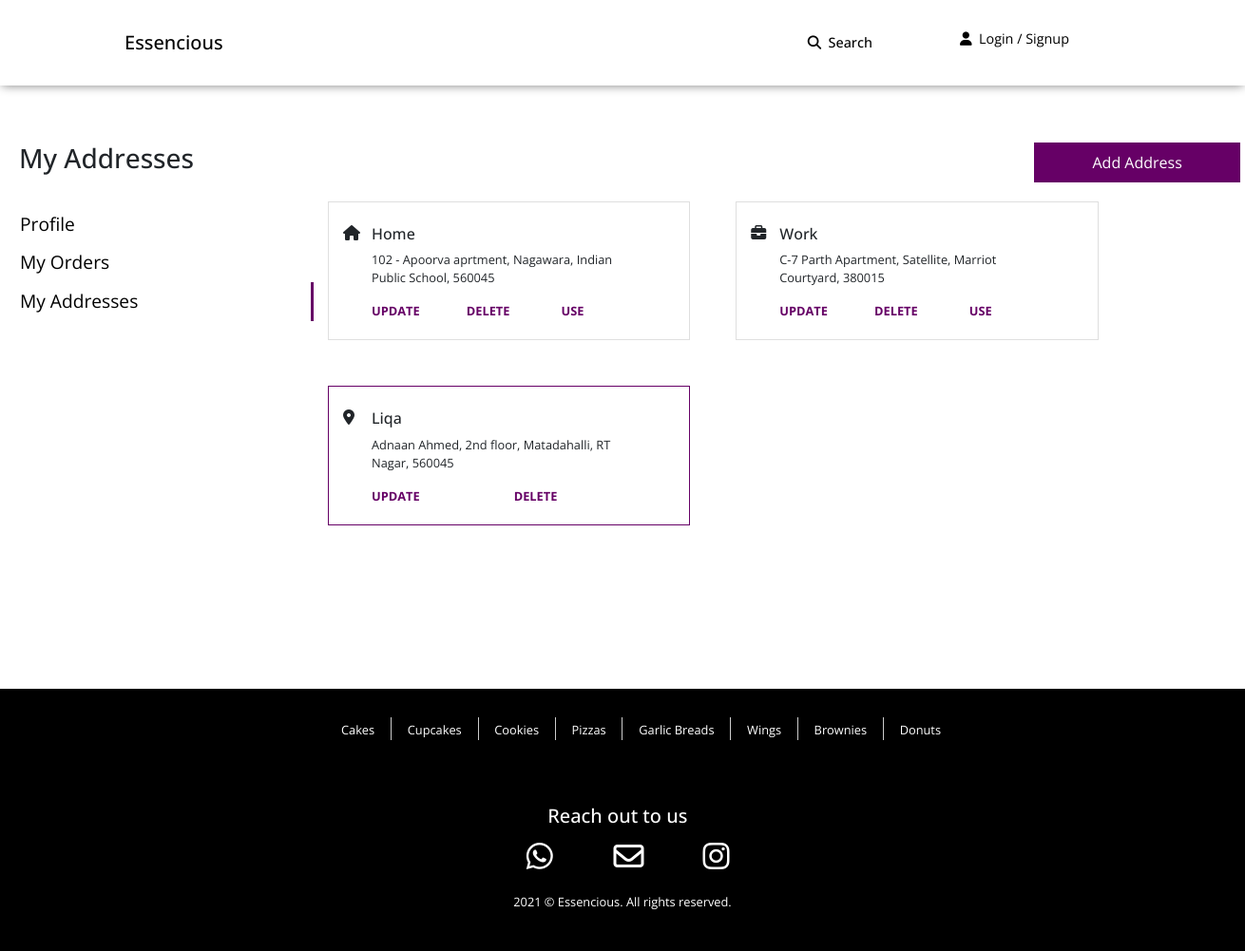
Page /accounts/1/address_list on the committed database.
### users/models.py (models this page shows, shortened)
class CustomerAddress(models.Model):
	customer = models.ForeignKey(CustomUser, on_delete=models.CASCADE)
	area = models.CharField('Area', max_length=100)
	house_no = models.CharField('House/Flat #', max_length=100)
	landmark = models.CharField('Landmark', max_length=100)
	pincode = models.CharField('Pincode', max_length=6)
	category = models.CharField(max_length=20, choices=ORDER_STATUS, default='Home')
	category_string = models.CharField('Alias', max_length=20, default='Alias')
	selected = models.BooleanField(default=False)

### products/views.py (the view, shortened to what this page needs)
# urls.py: path('accounts/<int:pk>/address_list', address_list, name='address_list'),
def address_list(request, pk):
	user = get_object_or_404(CustomUser, id=pk)
	address = CustomerAddress.objects.filter(customer=user)
	add_address_form = AddressAddForm(request.POST or None)
	return render(request, 'address_list.html', {'addresses': address, 'address_add_form':add_address_form})

### products/context_processors.py (called while the page is built)
def categories(request):
    return {'categories': Category.objects.all()}

### templates/address_list.html (shortened to what this page needs)
{% extends 'second_base.html' %}
{% block content %}
<div class="container mt-5">
	<div class="row mb-3">
		<h3 class="col-md-10"> My Addresses</h3>
		<button class="btn bg-purple color-white no-border-radius col-md-2" data-toggle="modal" data-target="#myModal">Add Address</button>
	</div>
	<div class="row">
		<div class="sidenav col-md-3">
			<a class="color-black font-medium" href="{% url 'userdetails' user.id %}">Profile</a>
			<a class="color-black font-medium" href="{% url 'order_history' user.id %}">My Orders</a>
			<a class="active color-black font-medium" href="{% url 'address_list' user.id %}">My Addresses</a>
		</div>
		<div class="col-md-9 mt-1">
			<div class="row col-md-12">
				{% if addresses %}
			{% for address in addresses %}
				{% if address.selected %}
				<div class="card no-border-radius mb-5 mr-5 col-md-5 border-purple">
					{% else %}
					<div class="card no-border-radius mb-5 mr-5 col-md-5">
					{% endif %}
			  		<div class="card-body pl-0">
			  			<div class="row">
			  				{% if address.category == 'Home' %}
				  			<i class="fas fa-home col-md-1 mt-1"></i>
				  			{% elif address.category == 'Work' %}
				  			<i class="fas fa-briefcase col-md-1 mt-1"></i>
				  			{% else %}
				  			<i class="fas fa-map-marker-alt col-md-1 mt-1"></i>
				  			{% endif %}
				  			<div class="col-md-10 mt-1">
				  				{% if address.category == 'Other' %}
				  				<h6>{{address.category_string}}</h6>
				  				{% else %}
				  				<h6>{{address.category}}</h6>
				  				{% endif %}
						    	<p class="font-small">{{address.house_no}}, {{address.area}}, {{address.landmark}}, {{address.pincode}}</p>
						    	<div class="row">
							  		<a class="no-decoration-purple col font-small font-weight-700" href="{% url 'update_address' address.id user.id %}">UPDATE</a>
							  		<a class="no-decoration-purple col font-small font-weight-700" href="{% url 'delete_address' address.id user.id %}" onclick="return confirm('Are you sure you want to delete this address?');">DELETE</a>
							  		{% if not address.selected %}
							  		<a class="no-decoration-purple col font-small font-weight-700" href="{% url 'primary_address' address.id user.id %}">
							  		USE</a>
							  		{% endif %}
							  	</div>
						    </div>
					    </div>
			  		</div>
				</div>
				{% endfor %}
				{% else %}
				<div class="col-md-12 mt-5 align-center">
					<img src="/media/misc/location.png" width="150" height="150">
					<h5 class="mt-3">Add an address</h5>
				</div>
				{% endif %}
			</div>
		</div>
	</div>
</div>
{% endblock %}

### static/style.css (style rules this page uses)
body { min-height:100vh; margin:0; position:relative; background-color: #fff; font-family: 'Open Sans', sans-serif; max-width: 100%; }
body::after { content: ''; display: block; height: 400px; }
.container { margin-top:150px !important; max-width: 2000px; width:1300px !important; }
.color-white { color:white; }
.color-black { color:black !important; }
.bg-purple { background-color: #660066; }
.font-weight-700 { font-weight: 700; }
.no-decoration-purple { color:#660066; text-decoration: none !important; }
.border-purple { border: 1px solid #660066; }
.no-border-radius { border-radius: 0% !important; }
.font-small { font-size: 0.8em !important; }
.font-medium { font-size:1.2em !important; }
.no-border-radius { border-radius: 0%; }
.sidenav { width: 130px; z-index: 1; overflow-x: hidden; padding: 8px 0; }
.sidenav a { padding: 6px 8px 6px 16px; text-decoration: none; font-size: 25px; color: #2196F3; display: block; }
.sidenav a.active { border-right: 3px solid #660066; }

### rows in the picture
CustomerAddress: category "Home", house_no "102 - Apoorva aprtment", area "Nagawara", landmark "Indian Public School", pincode "560045", selected "USE"
CustomerAddress: category "Work", house_no "C-7 Parth Apartment", area "Satellite", landmark "Marriot Courtyard", pincode "380015", selected "USE"
CustomerAddress: category "Other" (drawn), category_string "Liqa", house_no "Adnaan Ahmed, 2nd floor", area "Matadahalli", landmark "RT Nagar", pincode "560045"
